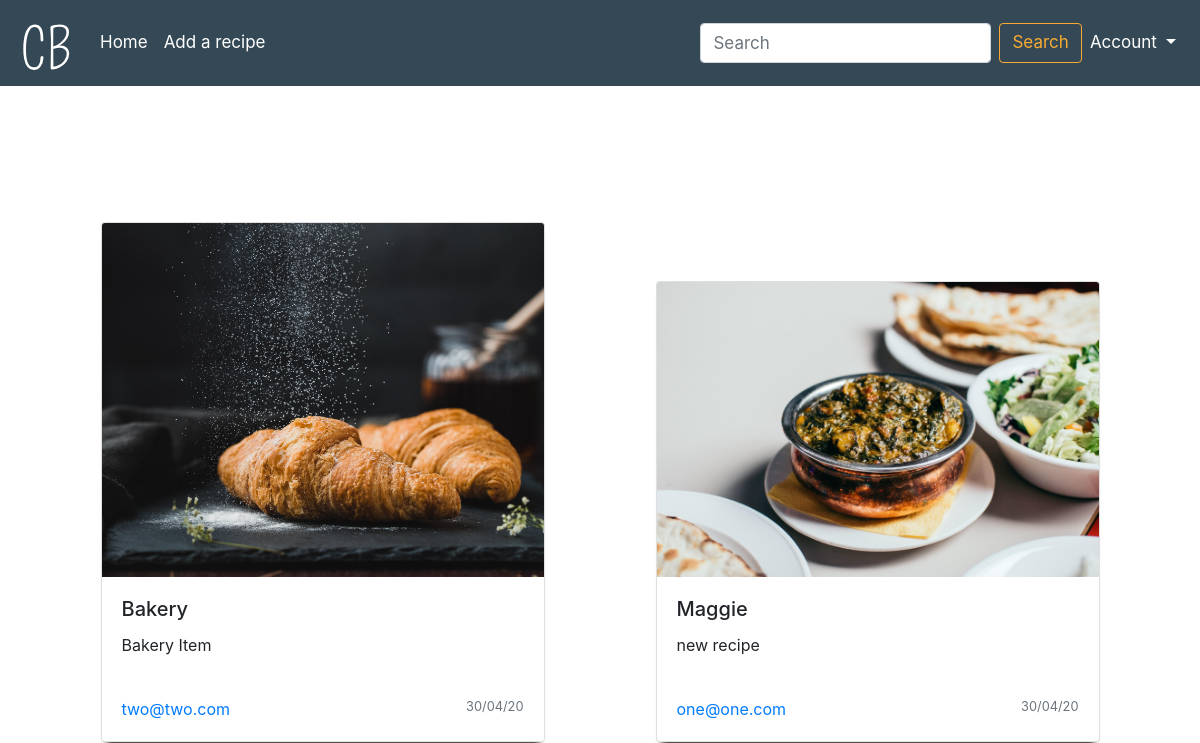
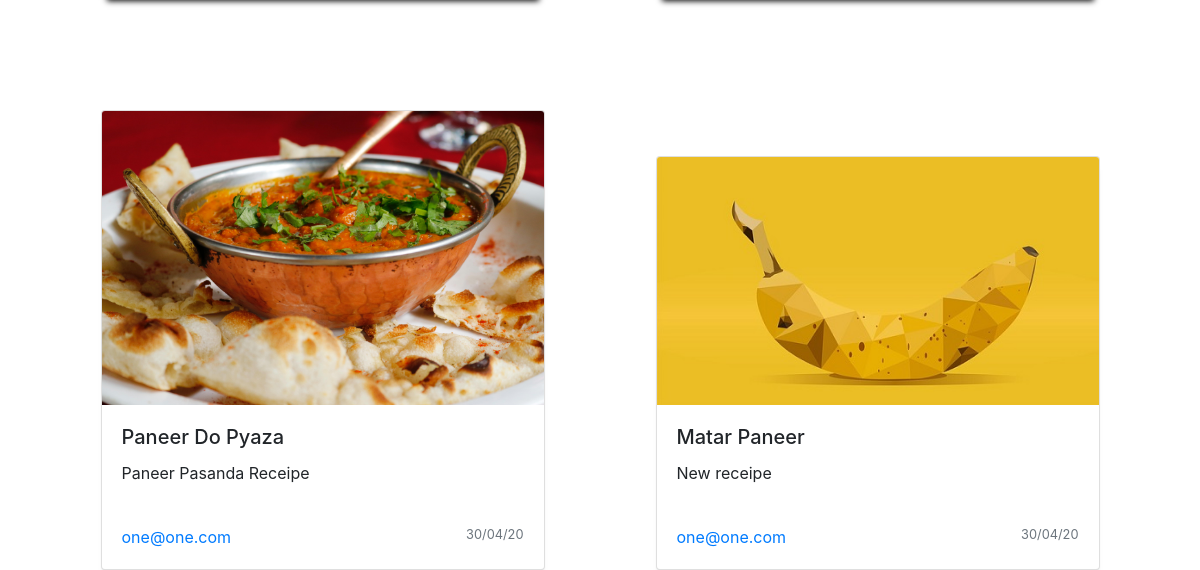
/blogs/view_blogs (signed in), run on an earlier commit of the app's database (2 pictures, top to bottom).
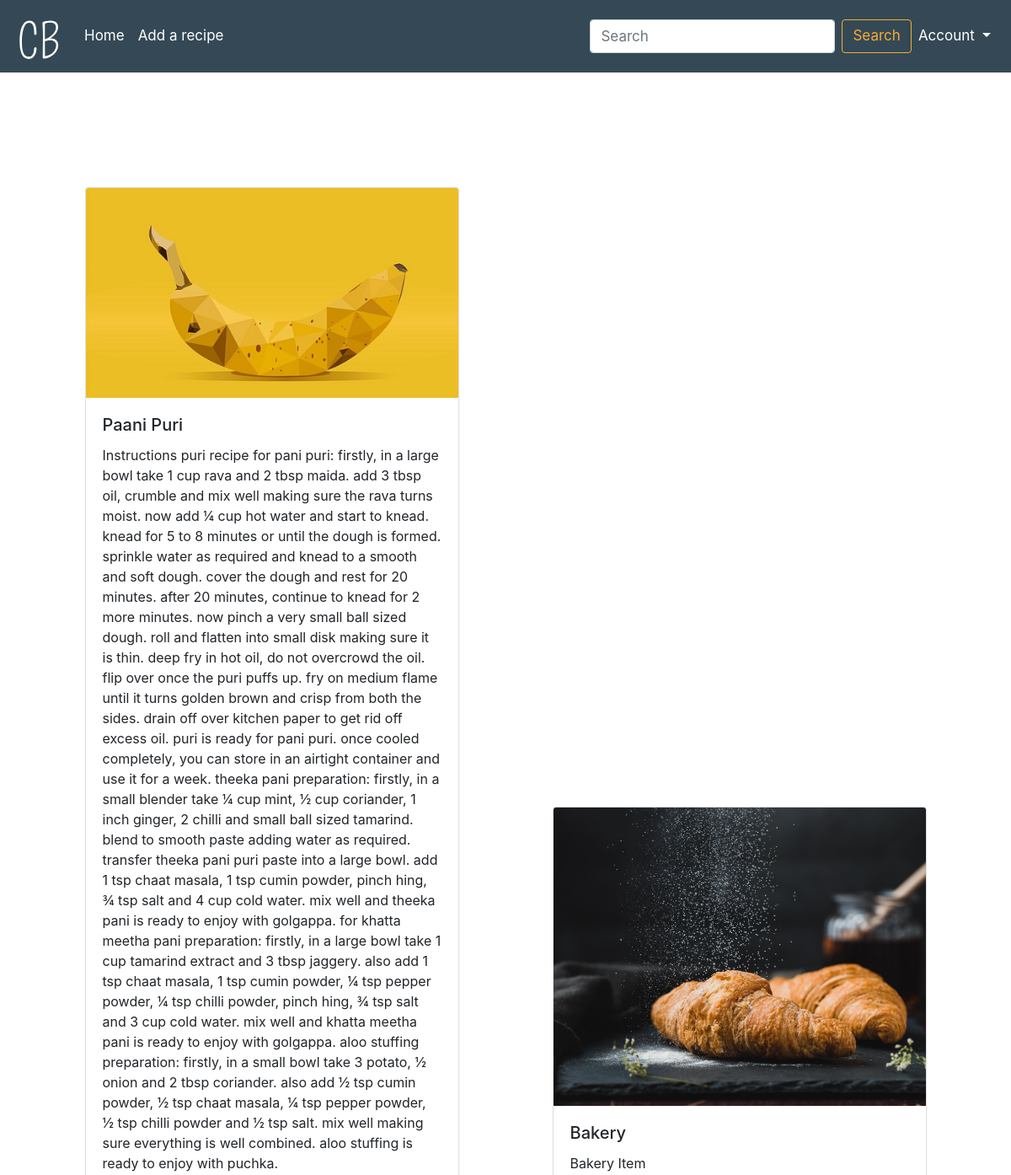
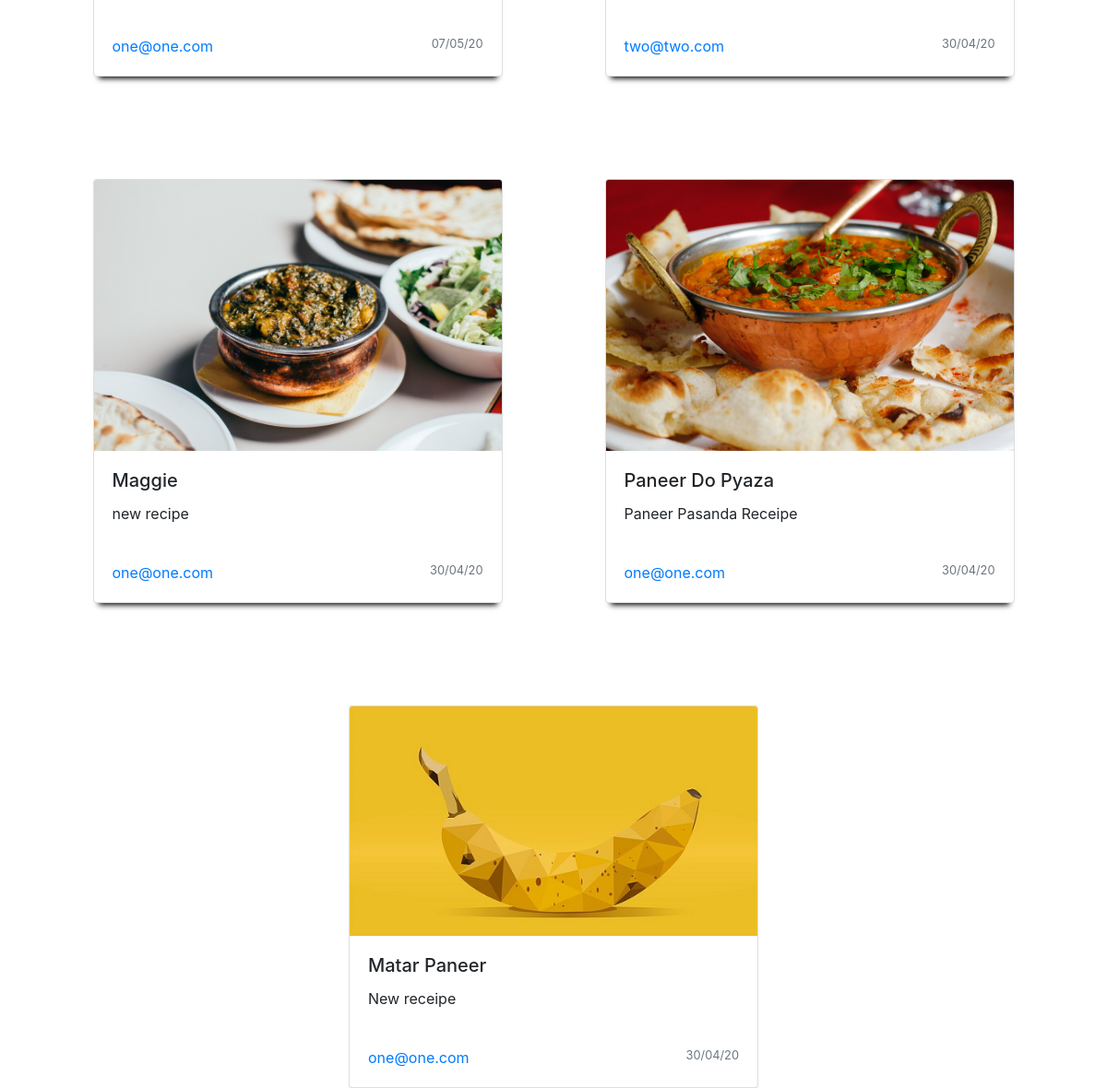
And on a later commit of the database (2 pictures, top to bottom).
### my_project/blogs/models.py (models this page shows, shortened)
class Blog(db.Model):
    __tablename__ = 'blogs'
    id = db.Column(db.Integer, primary_key=True)
    blog_id = db.Column(db.Text)
    dish_name = db.Column(db.String(60), nullable=False)
    dish_receipe = db.Column(db.Text)
    date = db.Column(db.DateTime, nullable=False, default=datetime.utcnow)
    recipe_img = db.Column(db.String(80), nullable=True)
    email = db.Column(db.String(80), db.ForeignKey('users.email'), nullable=False)
    user = db.relationship('User', backref=db.backref('blogs', lazy=True))

### my_project/blogs/view.py (the view)
@blog_bp.route("/view_blogs")
@login_required
def view_blogs():
    blogs_list = Blog.query.order_by(desc(Blog.date)).all()
    return render_template('blogs/view_blogs.html', blogs_list=blogs_list)

### my_project/sign_up/models.py (called while the page is built)
@login_manager.user_loader
def load_user(user_id):
    return User.query.get(user_id)

### my_project/blogs/templates/blogs/view_blogs.html
 {% extends "base.html" %} {% block content %}
<div class="container-center">
    {% for blog in blogs_list %}
    <div class="card">
        {% if blog.recipe_img == None %}
        <img src="{{url_for('static', filename='images/default.jpg')}}" class=" img-fluid card-img-top"> {% else %}
        <img src="{{url_for('static', filename='images/'+blog.recipe_img)}}" class="img-fluid card-img-top"> {% endif %}
        <div class="card-body">
            <h5 class="card-title">{{blog.dish_name}}</h5>
            <p class="card-text">{{blog.dish_receipe}}</p>
        </div>
        <div class="card-body">
            <div class="row">
                <div class="col-6">
                    <a href="#" class="card-link">{{blog.email}}</a>
                </div>
                <div class="col-6">
                    <p class="card-text card-link text-right"><small class="text-muted">{{blog.date.strftime("%d/%m/%y")}}</small></p>
                </div>
            </div>
        </div>
    </div>
    {% endfor %}
</div>
{% endblock %}

### my_project/templates/base.html (shortened to what this page needs)
<html lang="en">
<head>
    <link rel="stylesheet" href="https://stackpath.bootstrapcdn.com/bootstrap/4.4.1/css/bootstrap.min.css">
    <link rel="stylesheet" href="{{ url_for('static', filename='css/main.css') }}">
</head>
<body>
    <div class="container">
        <nav class="navbar fixed-top navbar-expand-lg navbar-dark">
            <a class="navbar-brand" href="{{url_for('blog_bp.view_blogs')}}"><img src="/static/logos/ChefBook_Nav_Logo.svg" width="30" height="30" class="d-inline-block align-top" alt="ChefBook"></a>
            <div class="collapse navbar-collapse" id="collapse_target">
                <ul class="navbar-nav mr-auto">
                    <li class="nav-item">
                        <a class="nav-link" href="{{url_for('blog_bp.view_blogs')}}">Home</a>
                    </li>
                    {% if current_user.is_authenticated %}
                    <li class="nav-item">
                        <a class="nav-link" href="{{url_for('blog_bp.create_blog')}}">Add a recipe</a>
                    </li>
                    {% endif %}
                </ul>
                <form class="form-inline my-2 my-lg-0">
                    <input class="form-control mr-sm-2" type="search" placeholder="Search" aria-label="Search" id="search-input">
                    <button class="btn btn-outline-success my-2 my-sm-0" id="search-btn" type="submit">Search</button>
                </form>
                <ul class="navbar-nav">
                    <li class="nav-item dropdown">
                        <a class="nav-link dropdown-toggle" href="#" data-target="dropdown_target" role="button" data-toggle="dropdown" aria-haspopup="true" aria-expanded="false">
                Account
                    </a>
                    </li>
                </ul>
            </div>
        </nav>
        {% block content %}{% endblock %}
    </div>
</body>
</html>

### my_project/static/css/main.css (style rules this page uses)
:root { --primary-color: #344955; --primmary-dark-color: #232F34; --primary-light-color: #4A6572; --secondary-color: #F9AA33; --small-screen-font-size: 16px; --med-screen-font-size: 17px; --big-screen-font-size: 20px; --heading-font-size: 24px; }
html, body { width: 100%; }
.container { width: 100%; height: 100%; display: flex; align-self: center; }
nav { background-color: var(--primary-color); }
nav>div#collapse_target>ul>li>a { color: white; }
#search-btn { border-color: var(--secondary-color); color: var(--secondary-color); font-size: var(--small-screen-font-size); }
.card { margin-top: 10%; box-shadow: 0 8px 6px -6px black; }
.card:first-child { margin-top: 20%; }
@media screen and (min-width:900px) { nav>a>img { width: 60px; height: 60px; } }
@media screen and (min-width:900px) { #search-btn { font-size: var(--med-screen-font-size); } }
@media screen and (min-width:900px) { #search-input { font-size: var(--med-screen-font-size); color: var(--secondary-color); } }
@media screen and (min-width:900px) { nav>div#collapse_target>ul>li>a { font-size: var(--med-screen-font-size); } }
@media screen and (min-width:900px) { .container-center { display: flex; flex-wrap: wrap; justify-content: space-around; } }
@media screen and (min-width:900px) { .card { align-self: flex-end; flex-basis: 40%; } }

What changed in the data, as far as the page shows it:
added Blog: dish_name "Paani Puri", dish_receipe "Instructions puri recipe for pani puri: firstly, in a large bowl take 1 cup rava and 2 tbsp maida. add 3 tbsp oil, crumble and mix well making sure the rava turns moist. now add ¼ cup hot water and start to knead. knead for 5 to 8 minutes or until the dough is formed. sprinkle water as required and knead to a smooth and soft dough. cover the dough and rest for 20 minutes. after 20 minutes, continue to knead for 2 more minutes. now pinch a very small ball sized dough. roll and flatten into small disk making sure it is thin. deep fry in hot oil, do not overcrowd the oil. flip over once the puri puffs up. fry on medium flame until it turns golden brown and crisp from both the sides. drain off…", email "one@one.com", date "07/05/20"
